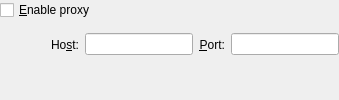
<ui version="4.0">
 <comment>
 VBox frontends: Qt4 GUI ("VirtualBox"):

 Copyright (C) 2011-2013 Oracle Corporation

 This file is part of VirtualBox Open Source Edition (OSE), as
 available from http://www.virtualbox.org. This file is free software;
 you can redistribute it and/or modify it under the terms of the GNU
 General Public License (GPL) as published by the Free Software
 Foundation, in version 2 as it comes in the "COPYING" file of the
 VirtualBox OSE distribution. VirtualBox OSE is distributed in the
 hope that it will be useful, but WITHOUT ANY WARRANTY of any kind.
 </comment>
 <class>UIGlobalSettingsProxy</class>
 <widget class="QWidget" name="UIGlobalSettingsProxy">
  <layout class="QGridLayout">
   <property name="margin">
    <number>0</number>
   </property>
   <item row="0" column="0" colspan="2">
    <widget class="QCheckBox" name="m_pCheckboxProxy">
     <property name="whatsThis">
      <string>When checked, VirtualBox will use the proxy settings supplied for tasks like downloading Guest Additions from the network or checking for updates.</string>
     </property>
     <property name="text">
      <string>&amp;Enable proxy</string>
     </property>
    </widget>
   </item>
   <item row="1" column="0">
    <spacer>
     <property name="orientation">
      <enum>Qt::Horizontal</enum>
     </property>
     <property name="sizeType">
      <enum>QSizePolicy::Fixed</enum>
     </property>
     <property name="sizeHint">
      <size>
       <width>20</width>
       <height>0</height>
      </size>
     </property>
    </spacer>
   </item>
   <item row="1" column="1" colspan="2">
    <widget class="QWidget" name="m_pContainerProxy">
     <property name="sizePolicy">
      <sizepolicy vsizetype="MinimumExpanding" hsizetype="MinimumExpanding">
       <horstretch>1</horstretch>
       <verstretch>0</verstretch>
      </sizepolicy>
     </property>
     <layout class="QHBoxLayout">
      <property name="margin">
       <number>0</number>
      </property>
      <item>
       <widget class="QLabel" name="m_pHostLabel">
        <property name="text">
         <string>Ho&amp;st:</string>
        </property>
        <property name="alignment">
         <set>Qt::AlignRight|Qt::AlignTrailing|Qt::AlignVCenter</set>
        </property>
        <property name="buddy">
         <cstring>m_pHostEditor</cstring>
        </property>
       </widget>
      </item>
      <item>
       <widget class="QILineEdit" name="m_pHostEditor">
        <property name="whatsThis">
         <string>Changes the proxy host.</string>
        </property>
       </widget>
      </item>
      <item>
       <widget class="QLabel" name="m_pPortLabel">
        <property name="text">
         <string>&amp;Port:</string>
        </property>
        <property name="alignment">
         <set>Qt::AlignRight|Qt::AlignTrailing|Qt::AlignVCenter</set>
        </property>
        <property name="buddy">
         <cstring>m_pPortEditor</cstring>
        </property>
       </widget>
      </item>
      <item>
       <widget class="QILineEdit" name="m_pPortEditor">
        <property name="whatsThis">
         <string>Changes the proxy port.</string>
        </property>
       </widget>
      </item>
     </layout>
    </widget>
   </item>
   <item row="2" column="0" colspan="3">
    <spacer>
     <property name="orientation">
      <enum>Qt::Vertical</enum>
     </property>
     <property name="sizeHint" stdset="0">
      <size>
       <width>0</width>
       <height>0</height>
      </size>
     </property>
    </spacer>
   </item>
  </layout>
 </widget>
 <customwidgets>
  <customwidget>
   <class>QILineEdit</class>
   <extends>QLineEdit</extends>
   <header>QILineEdit.h</header>
  </customwidget>
 </customwidgets>
 <resources/>
 <connections/>
</ui>
